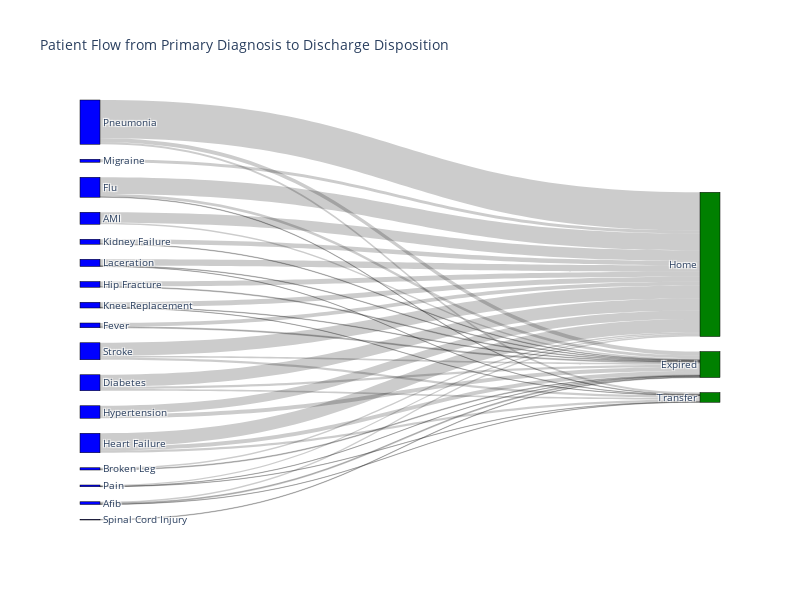

Here is the notebook cell this chart was saved with:
### Markdown cell above
# 8:Use sankey Chart to show the flow of patient from Primary Diagnosis to Discharge Disposition"

### Code cell
# Calculate counts for each combination
count_data = re_adm.groupby(['PrimaryDiagnosis', 'DischargeDisposition']).count().reset_index()

# Create a Sankey diagram
fig = go.Figure(go.Sankey(
    node=dict(
        pad=15,
        thickness=20,
        line=dict(color="black", width=0.5),
        label=count_data['PrimaryDiagnosis'].unique().tolist() + count_data['DischargeDisposition'].unique().tolist(),
        color=["blue"] * len(count_data['PrimaryDiagnosis'].unique().tolist()) + ["green"] * len(count_data['DischargeDisposition'].unique().tolist())
    ),
    link=dict(
        source=count_data['PrimaryDiagnosis'].apply(lambda x: count_data['PrimaryDiagnosis'].unique().tolist().index(x)),
        target=count_data['DischargeDisposition'].apply(lambda x: len(count_data['PrimaryDiagnosis'].unique().tolist()) + count_data['DischargeDisposition'].unique().tolist().index(x)),
        value=count_data['PatientID']
    )
))

fig.update_layout(title_text="Patient Flow from Primary Diagnosis to Discharge Disposition",
                  font_size=10, width=800,height=600 )
fig.show()

### Figure 1 — Plotly figure (JSON) as saved in the notebook; plotly's stock layout.template omitted (floating-point values rounded to 4 significant figures)
{"data": [{"link": {"source": [0, 0, 1, 1, 1, 2, 2, 3, 3, 3, 4, 4, 5, 5, 5, 6, 6, 6, 7, 7, 8, 8, 9, 9, 10, 10, 10, 11, 11, 11, 12, 13, 13, 13, 14, 14, 14, 15, 16, 16, 16], "target": [17, 18, 17, 18, 19, 17, 18, 17, 18, 19, 17, 18, 17, 18, 19, 17, 18, 19, 17, 18, 17, 18, 17, 18, 17, 18, 19, 17, 18, 19, 18, 17, 18, 19, 17, 18, 19, 17, 17, 18, 19], "value": [6, 42, 4, 6, 1, 3, 6, 9, 48, 7, 4, 15, 11, 67, 2, 16, 53, 9, 3, 20, 16, 34, 2, 18, 2, 20, 1, 2, 26, 1, 12, 1, 5, 1, 16, 153, 8, 2, 7, 52, 9]}, "node": {"color": ["blue", "blue", "blue", "blue", "blue", "blue", "blue", "blue", "blue", "blue", "blue", "blue", "blue", "blue", "blue", "blue", "blue", "green", "green", "green"], "label": ["AMI", "Afib", "Broken Leg", "Diabetes", "Fever", "Flu", "Heart Failure", "Hip Fracture", "Hypertension", "Kidney Failure", "Knee Replacement", "Laceration", "Migraine", "Pain", "Pneumonia", "Spinal Cord Injury", "Stroke", "Expired", "Home", "Transfer"], "line": {"color": "black", "width": 0.5}, "pad": 15, "thickness": 20}, "type": "sankey"}], "layout": {"font": {"size": 10}, "height": 600, "title": {"text": "Patient Flow from Primary Diagnosis to Discharge Disposition"}, "width": 800}}
